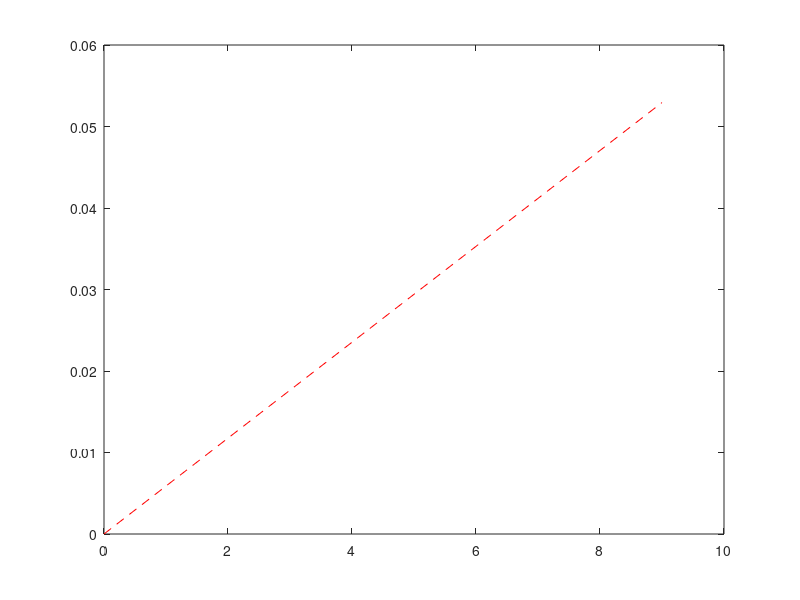

Source code (MATLAB): (Note: this script raises an error after producing the figure.)
clear
close

% input costanti
RR=1.5;
Lss=9;
CT=.2;
CA=.1;

%nuovi input

Lpc=4; %[m]
alphaPR=4.95; %[deg]
IBEs=0.9;% test
dLOEmax=0.435; %[m]
dLOE0S=0.395;

%da simulazioni precedenti
LHSR=.3035;
SSR=.15;
phiSC=88.2;
phiSS=19.31;
IBSR=.14; %Rext simulazione main
tp=.015;
sw=.01;

Ls=Lss+CT+CA;
PSR=IBSR+4*tp+3*sw;

IBEc_min=(PSR-IBSR)/tand(alphaPR); % alphaPR=atand((PSR-IBSR)./IBE0);
%%
% lunghezze data dalla geometria

betaC=90-phiSC+alphaPR;
htA=SSR-CA*tand(90-phiSC);
hGps= htA-IBSR*cosd(betaC); %hA

%%
% conti vettoriali, con origine in Gs (giunto secondario), x radiale, y
% verticale e z, di gonseguenza, uscente dal foglio

Gps_vect=[Lss;hGps;0]; % when the secondary leg is aligned with the horizontal plane
GpsC_vect=rotz(deg2rad(phiSC))'*Gps_vect;
LssC_vect=rotz(deg2rad(phiSC))'*[Lss;0;0];
GsGps=norm(Gps_vect);
% xGps=Lss*cosd(phiSC)-hGps*cosd(alphaPR) sbagliato lol
% yGps=Lss*sind(phiSC)-hGps*sind(alphaPR)
Gp_vect=GpsC_vect+-rotz(deg2rad(alphaPR))'*[0;Lpc;0];


% le coordinate di Gp sono rispettivamente dh e dv

dh=Gp_vect(1);
dv=Gp_vect(2);
d=norm(Gp_vect);

thetaPS=atand(dv/dh);

GpsS_vect=rotz(deg2rad(-phiSS))'*Gps_vect;
Lps_vect=GpsS_vect-Gp_vect;
Lps=norm(Lps_vect);

phiPS=acosd(Lps_vect'*[1;0;0]/Lps);

LssS_vect=rotz(deg2rad(-phiSS))'*[Lss;0;0];
betaS=acosd((LssS_vect'*Lps_vect)/(Lss*Lps));
% phiSS=acosd((OGps^2+d^2-Lps^2)/(OGps*d))+atand(hGps/Lss)-phiSC



% gammaLE+betaC<90-betaS
% gammaLE=atand(IBSR/LHPS)
gammaLEmax=90-betaS-betaC;
LHPS=ceil(1.1*IBSR/tand(gammaLEmax));
% gammaTE+alphaPR<90-phiPS
% gammaTE=atand(PSR/LHP)
gammaTEmax=90-phiPS-alphaPR;
LHP=ceil(1.1*PSR/tand(gammaTEmax));
% 
% lpm_max=Lpc-(IBEs-(dLOEmax-dLOE0S)-LHP;
% lpm_min=Lpc-IBEs;

% ltm=.3; %ingombro meccanismo bloccaggio tlescopico
% lpm=((Lps-Lpc)+IBEc-IBEs)/3+(tp-ltm);
% LHP=Lpc-IBEc-lpm
% if gammaLE<gammaLEmax && gammaTE<gammaTEmax
%     disp('design funzionante')
% else
%     disp('problema alle bielle')
% end
LHPR=RR/(2^.5)+LHSR+dh-RR;

plot([0,LssS_vect(1)],[0,LssS_vect(2)],'--r')
hold on
xline(0);
yline(0);
plot([0,LssC_vect(1)],[0,LssC_vect(2)],'--r')
plot([Gp_vect(1),GpsS_vect(1)],[Gp_vect(2),GpsS_vect(2)],'--b')
plot([Gp_vect(1),GpsC_vect(1)],[Gp_vect(2),GpsC_vect(2)],'--b')
axis equal